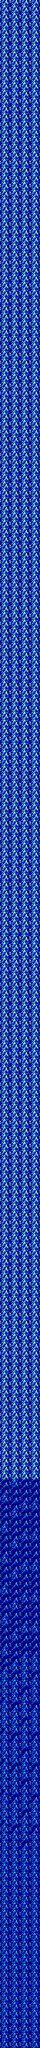

The image is a tile-based game level rendered from a .tmx file. Its description and source (layers, tilesets, objects; grid data summarised) follow:
An orthogonal 16x800 tile map with 32x32 px tiles, 1 tile layer (Calque de Tuiles 1).

<map version="1.4" tiledversion="1.4.2" orientation="orthogonal" renderorder="right-down" width="16" height="800" tilewidth="32" tileheight="32" infinite="0" nextlayerid="2" nextobjectid="1">
 <editorsettings>
  <export target="." format="csv" />
 </editorsettings>
 <tileset firstgid="1" name="GoldoCPC_tiles_Level3-4et5" tilewidth="32" tileheight="32" tilecount="240" columns="20">
  <image source="GoldoCPC_tiles_Level3-4et5.png" trans="ff00ff" width="640" height="400" />
 </tileset>
 <layer id="1" name="Calque de Tuiles 1" width="16" height="800">
  <data>[12800 cells, 12800 non-empty, 36 distinct tile ids]</data>
 </layer>
</map>
